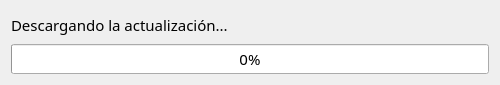
<?xml version="1.0" encoding="UTF-8"?>
<ui version="4.0">
 <class>DialogDownloadUpdate</class>
 <widget class="QDialog" name="DialogDownloadUpdate">
  <property name="geometry">
   <rect>
    <x>0</x>
    <y>0</y>
    <width>500</width>
    <height>85</height>
   </rect>
  </property>
  <property name="minimumSize">
   <size>
    <width>500</width>
    <height>85</height>
   </size>
  </property>
  <property name="maximumSize">
   <size>
    <width>500</width>
    <height>85</height>
   </size>
  </property>
  <property name="font">
   <font>
    <family>HarmonyOS Sans SC</family>
    <pointsize>11</pointsize>
   </font>
  </property>
  <property name="contextMenuPolicy">
   <enum>Qt::NoContextMenu</enum>
  </property>
  <property name="windowTitle">
   <string>Actualización</string>
  </property>
  <layout class="QVBoxLayout" name="verticalLayout">
   <item>
    <widget class="QLabel" name="label">
     <property name="text">
      <string>Descargando la actualización...</string>
     </property>
    </widget>
   </item>
   <item>
    <widget class="QProgressBar" name="progressBar">
     <property name="value">
      <number>0</number>
     </property>
    </widget>
   </item>
  </layout>
 </widget>
 <resources/>
 <connections/>
</ui>
